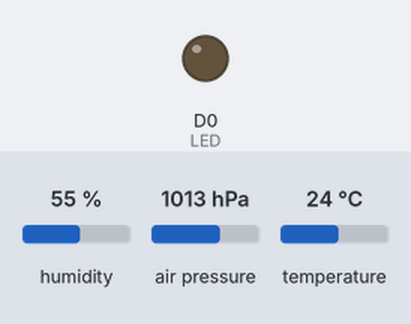
Simulated run of this sketch. Board: ESP8266 (NodeMCU). Shown: output pins drawn as LEDs (lit = HIGH). The inputs (shaded band) are chosen by the test bench; at power-on: humidity 55 %, air pressure 1013 hPa, temperature 24 °C. WiFi joins after 1.5 s; servers stay silent unless stated.

Above: at 1.9 s.
At 6.9 s:
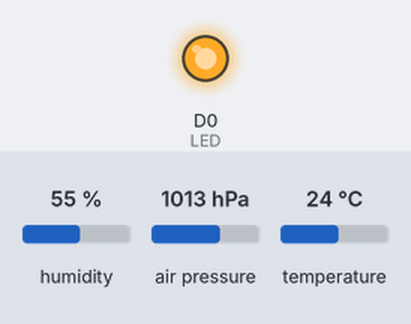
Timing chart, 0 to 8.4 s (numbered marks = the images above):
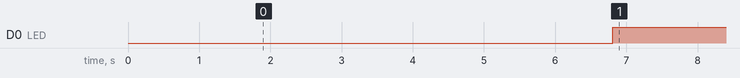

Measured:
- by itself, D0 (LED): LOW → HIGH at 6.8 s

The sketch:

Blynk_Weatherstation_BME280.ino
```cpp
//HF 20 7 2018, With Bridge to OLED
//Combined with Blynk_OLED_Weatherstation

#define BLYNK_PRINT Serial
#define LED D0
#include <ESP8266WiFi.h>
#include <BlynkSimpleEsp8266.h>
#include <Adafruit_Sensor.h>  //sensors
#include <Adafruit_BME280.h>  //barometer
#include <math.h>

char auth[] = "YourAuthToken";
char ssid[] = "YourNetworkName";
char pass[] = "YourPassword";
char oledauth[] = "YourDeviceAuthToken";//token OLED device 2

//variabelen
float vochtigheid;
float temperatuur;
float luchtdruk;
Adafruit_BME280 bme;//I2C address 0x76, Attention: change in library-updates !!
WidgetBridge bridge1(V4);//bridge definition

BlynkTimer timer;
// This function sends Arduino's up time every second to Virtual Pin (5).
// In the app, Widget's reading frequency should be set to PUSH. This means
// that you define how often to send data to Blynk App.

void setup()
{
  // Debug console
  Serial.begin(9600);
  Blynk.begin(auth, ssid, pass);
  bme.begin();
  pinMode(LED, OUTPUT);   // LED pin as output.
  timer.setInterval(5000L, sendSensor);
}//setup()

//initialise Bridge
BLYNK_CONNECTED() {
  bridge1.setAuthToken(oledauth); // Token of device 2
}

void sendSensor()
{
  digitalWrite(LED, LOW);   // turn the LED on
  vochtigheid = bme.readHumidity();
  temperatuur = bme.readTemperature();
  luchtdruk = bme.readPressure()/100;//correction for hPascal

  // You can send any value at any time.
  // Please don't send more that 10 values per second.
  Blynk.virtualWrite(V1, temperatuur);//for use on app
  Blynk.virtualWrite(V2, vochtigheid);//for use on app
  Blynk.virtualWrite(V3, luchtdruk);//for use on app
  bridge1.virtualWrite(V4, temperatuur, vochtigheid, luchtdruk); //and send it to device 2 via bridge1 as V4
  digitalWrite(LED, HIGH);// turn the LED off
}//sendSensor()

void loop()
{
  Blynk.run();
  timer.run();
}//loop()
```
